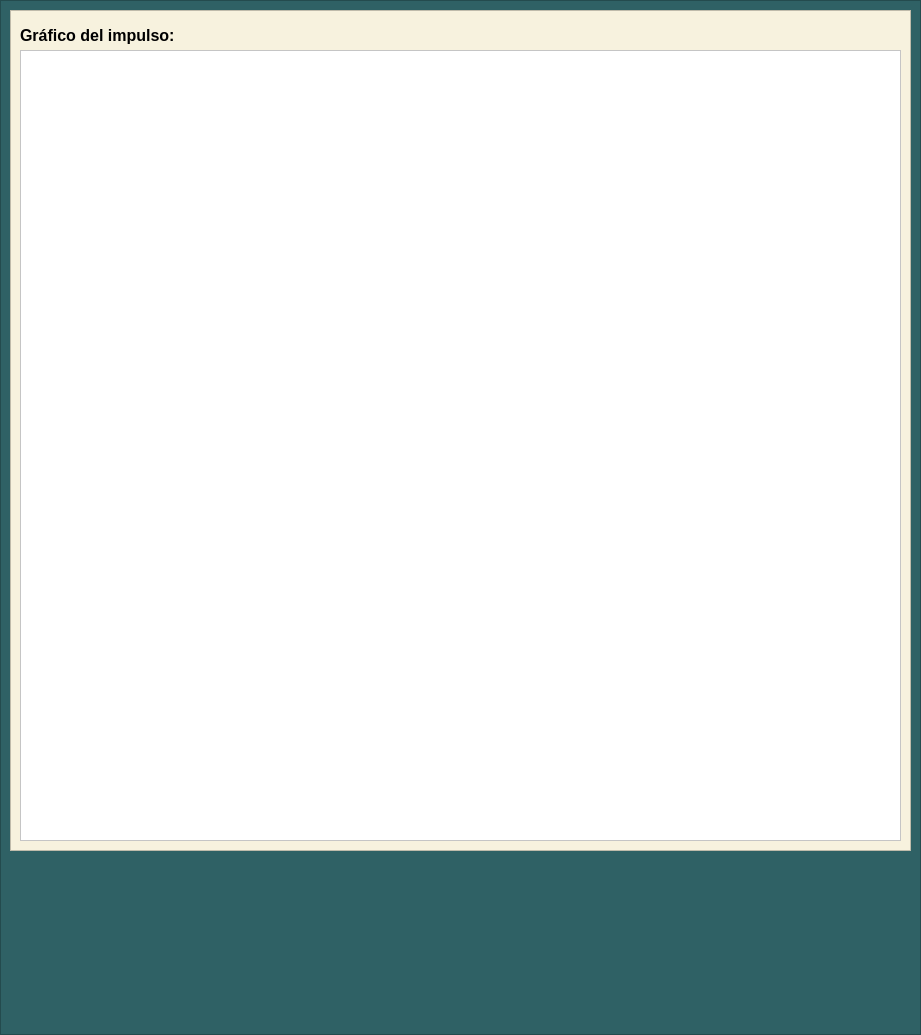
   <widget class="QFrame" name="col2">
    <property name="geometry">
     <rect>
      <x>500</x>
      <y>0</y>
      <width>921</width>
      <height>1035</height>
     </rect>
    </property>
    <property name="minimumSize">
     <size>
      <width>400</width>
      <height>630</height>
     </size>
    </property>
    <property name="font">
     <font>
      <family>Arial</family>
      <pointsize>12</pointsize>
     </font>
    </property>
    <property name="styleSheet">
     <string notr="true">background-color: rgb(47, 97, 101);</string>
    </property>
    <property name="frameShape">
     <enum>QFrame::Shape::StyledPanel</enum>
    </property>
    <property name="frameShadow">
     <enum>QFrame::Shadow::Raised</enum>
    </property>
    <widget class="QFrame" name="row1_2">
     <property name="geometry">
      <rect>
       <x>10</x>
       <y>10</y>
       <width>901</width>
       <height>841</height>
      </rect>
     </property>
     <property name="styleSheet">
      <string notr="true">background-color: rgb(247, 242, 222);</string>
     </property>
     <property name="frameShape">
      <enum>QFrame::Shape::StyledPanel</enum>
     </property>
     <property name="frameShadow">
      <enum>QFrame::Shadow::Raised</enum>
     </property>
     <widget class="QLabel" name="label_36">
      <property name="geometry">
       <rect>
        <x>10</x>
        <y>10</y>
        <width>160</width>
        <height>30</height>
       </rect>
      </property>
      <property name="minimumSize">
       <size>
        <width>160</width>
        <height>30</height>
       </size>
      </property>
      <property name="maximumSize">
       <size>
        <width>160</width>
        <height>30</height>
       </size>
      </property>
      <property name="font">
       <font>
        <family>Arial</family>
        <pointsize>12</pointsize>
        <bold>true</bold>
       </font>
      </property>
      <property name="text">
       <string>Gráfico del impulso:</string>
      </property>
     </widget>
     <widget class="PlotWidget" name="graphicsView">
      <property name="geometry">
       <rect>
        <x>10</x>
        <y>40</y>
        <width>881</width>
        <height>791</height>
       </rect>
      </property>
      <property name="styleSheet">
       <string notr="true">background-color: rgb(255, 255, 255);</string>
      </property>
     </widget>
    </widget>
   </widget>
